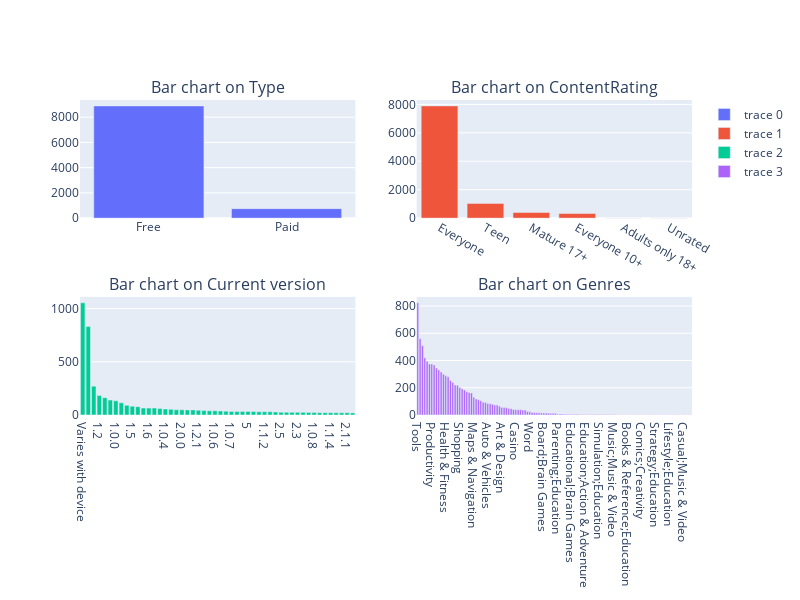

The notebook cell saved with this chart:
### Code cell
fig = make_subplots(rows=2, cols=2,
                   subplot_titles=("Bar chart on Type","Bar chart on ContentRating","Bar chart on Current version","Bar chart on Genres"))
a=df['Type'].value_counts()
a1=df['Genres'].value_counts()
a2=df['CurrentVer'].value_counts().head(50)

a3=df['ContentRating'].value_counts()


fig.add_trace(go.Bar(x=a.index, y=a.values),
              1, 1)

fig.add_trace(go.Bar(x=a3.index, y=a3.values),
                    
              1, 2)
fig.add_trace(go.Bar(x=a2.index, y=a2.values),
                    
              2, 1)
fig.add_trace(go.Bar(x=a1.index, y=a1.values),
                    
              2, 2)

fig.update_layout( height=600, width=800,showlegend=True)
fig.show()

### Figure 1 — Plotly figure (JSON) as saved in the notebook; plotly's stock layout.template omitted (floating-point values rounded to 4 significant figures)
{"data": [{"type": "bar", "x": ["Free", "Paid"], "xaxis": "x", "y": [8895, 753], "yaxis": "y"}, {"type": "bar", "x": ["Everyone", "Teen", "Mature 17+", "Everyone 10+", "Adults only 18+", "Unrated"], "xaxis": "x2", "y": [7893, 1036, 393, 321, 3, 2], "yaxis": "y2"}, {"type": "bar", "x": ["Varies with device", "1", "1.1", "1.2", "2", "1.3", "1.0.0", "1.0.1", "1.4", "1.5", "1.0.2", "3", "1.6", "2.1", "1.0.3", "1.0.4", "1.7", "1.1.0", "2.0.0", "1.1.1", "1.0.5", "1.2.1", "1.2.0", "4", "1.0.6", "1.8", "1.9", "1.0.7", "2.2", "2.4", "5", "3.1", "1.0.9", "1.1.2", "2.3.2", "2.0.1", "2.5", "1.3.0", "1.1.3", "2.3", "1.4.0", "6", "1.0.8", "4.1", "3.0.0", "1.1.4", "1.2.2", "5.1", "2.1.1", "1.2.3"], "xaxis": "x3", "y": [1054, 831, 271, 183, 163, 140, 133, 115, 91, 83, 78, 65, 65, 65, 61, 56, 54, 49, 49, 48, 48, 45, 42, 40, 40, 38, 36, 34, 33, 33, 33, 33, 31, 31, 31, 29, 26, 26, 25, 25, 25, 24, 23, 22, 22, 22, 21, 21, 21, 20], "yaxis": "y3"}, {"type": "bar", "x": ["Tools", "Entertainment", "Education", "Business", "Medical", "Personalization", "Productivity", "Lifestyle", "Finance", "Sports", "Communication", "Action", "Health & Fitness", "Photography", "News & Magazines", "Social", "Books & Reference", "Travel & Local", "Shopping", "Simulation", "Arcade", "Dating", "Casual", "Video Players & Editors", "Maps & Navigation", "Puzzle", "Food & Drink", "Role Playing", "Strategy", "Racing", "Auto & Vehicles", "Libraries & Demo", "Weather", "House & Home", "Adventure", "Events", "Art & Design", "Comics", "Beauty", "Card", "Parenting", "Board", "Casino", "Trivia", "Educational;Education", "Educational", "Education;Education", "Casual;Pretend Play", "Word", "Music", "Puzzle;Brain Games", "Education;Pretend Play", "Racing;Action & Adventure", "Entertainment;Music & Video", "Board;Brain Games", "Arcade;Action & Adventure", "Educational;Pretend Play", "Casual;Action & Adventure", "Casual;Brain Games", "Action;Action & Adventure", "Parenting;Education", "Simulation;Action & Adventure", "Entertainment;Brain Games", "Casual;Creativity", "Art & Design;Creativity", "Parenting;Music & Video", "Educational;Brain Games", "Education;Creativity", "Educational;Creativity", "Adventure;Action & Adventure", "Role Playing;Action & Adventure", "Role Playing;Pretend Play", "Education;Action & Adventure", "Sports;Action & Adventure", "Education;Brain Games", "Entertainment;Action & Adventure", "Board;Action & Adventure", "Educational;Action & Adventure", "Simulation;Education", "Casual;Education", "Education;Music & Video", "Entertainment;Creativity", "Simulation;Pretend Play", "Puzzle;Action & Adventure", "Music;Music & Video", "Puzzle;Creativity", "Strategy;Action & Adventure", "Video Players & Editors;Music & Video", "Card;Action & Adventure", "Entertainment;Pretend Play", "Books & Reference;Education", "Adventure;Education", "Video Players & Editors;Creativity", "Board;Pretend Play", "Travel & Local;Action & Adventure", "Role Playing;Education", "Comics;Creativity", "Books & Reference;Creativity", "Health & Fitness;Action & Adventure", "Adventure;Brain Games", "Art & Design;Pretend Play", "Racing;Pretend Play", "Strategy;Education", "Role Playing;Brain Games", "Trivia;Education", "Tools;Education", "Music & Audio;Music & Video", "Entertainment;Education", "Lifestyle;Education", "Strategy;Creativity", "Communication;Creativity", "Lifestyle;Pretend Play", "Parenting;Brain Games", "Art & Design;Action & Adventure", "Casual;Music & Video", "Arcade;Pretend Play", "Puzzle;Education", "Health & Fitness;Education"], "xaxis": "x4", "y": [824, 560, 509, 420, 395, 374, 374, 368, 345, 331, 315, 299, 288, 281, 254, 239, 221, 218, 202, 193, 184, 171, 165, 162, 131, 118, 112, 105, 94, 91, 85, 83, 79, 74, 73, 64, 56, 55, 53, 47, 46, 41, 39, 38, 38, 37, 36, 25, 23, 19, 17, 17, 16, 15, 15, 14, 13, 13, 12, 12, 7, 7, 7, 6, 6, 6, 6, 6, 5, 5, 4, 4, 4, 4, 4, 3, 3, 3, 3, 3, 3, 3, 3, 3, 3, 2, 2, 2, 2, 2, 2, 1, 1, 1, 1, 1, 1, 1, 1, 1, 1, 1, 1, 1, 1, 1, 1, 1, 1, 1, 1, 1, 1, 1, 1, 1, 1, 1], "yaxis": "y4"}], "layout": {"annotations": [{"font": {"size": 16}, "showarrow": false, "text": "Bar chart on Type", "x": 0.225, "xanchor": "center", "xref": "paper", "y": 1, "yanchor": "bottom", "yref": "paper"}, {"font": {"size": 16}, "showarrow": false, "text": "Bar chart on ContentRating", "x": 0.775, "xanchor": "center", "xref": "paper", "y": 1, "yanchor": "bottom", "yref": "paper"}, {"font": {"size": 16}, "showarrow": false, "text": "Bar chart on Current version", "x": 0.225, "xanchor": "center", "xref": "paper", "y": 0.375, "yanchor": "bottom", "yref": "paper"}, {"font": {"size": 16}, "showarrow": false, "text": "Bar chart on Genres", "x": 0.775, "xanchor": "center", "xref": "paper", "y": 0.375, "yanchor": "bottom", "yref": "paper"}], "height": 600, "showlegend": true, "width": 800, "xaxis": {"anchor": "y", "domain": [0, 0.45]}, "xaxis2": {"anchor": "y2", "domain": [0.55, 1]}, "xaxis3": {"anchor": "y3", "domain": [0, 0.45]}, "xaxis4": {"anchor": "y4", "domain": [0.55, 1]}, "yaxis": {"anchor": "x", "domain": [0.625, 1]}, "yaxis2": {"anchor": "x2", "domain": [0.625, 1]}, "yaxis3": {"anchor": "x3", "domain": [0, 0.375]}, "yaxis4": {"anchor": "x4", "domain": [0, 0.375]}}}
